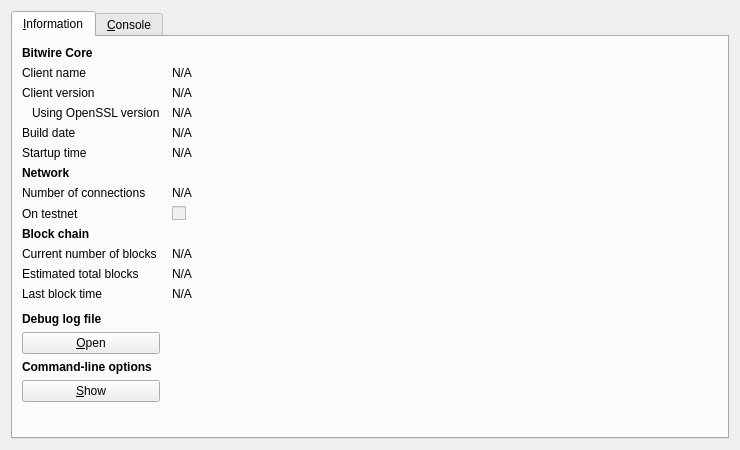
<?xml version="1.0" encoding="UTF-8"?>
<ui version="4.0">
 <class>RPCConsole</class>
 <widget class="QDialog" name="RPCConsole">
  <property name="geometry">
   <rect>
    <x>0</x>
    <y>0</y>
    <width>740</width>
    <height>450</height>
   </rect>
  </property>
  <property name="windowTitle">
   <string>Bitwire - Debug window</string>
  </property>
  <layout class="QVBoxLayout" name="verticalLayout_2">
   <item>
    <widget class="QTabWidget" name="tabWidget">
     <property name="currentIndex">
      <number>0</number>
     </property>
     <widget class="QWidget" name="tab_info">
      <attribute name="title">
       <string>&amp;Information</string>
      </attribute>
      <layout class="QGridLayout" name="gridLayout" columnstretch="0,1">
       <property name="horizontalSpacing">
        <number>12</number>
       </property>
       <item row="0" column="0">
        <widget class="QLabel" name="label_9">
         <property name="font">
          <font>
           <weight>75</weight>
           <bold>true</bold>
          </font>
         </property>
         <property name="text">
          <string>Bitwire Core</string>
         </property>
        </widget>
       </item>
       <item row="1" column="0">
        <widget class="QLabel" name="label_5">
         <property name="text">
          <string>Client name</string>
         </property>
        </widget>
       </item>
       <item row="1" column="1">
        <widget class="QLabel" name="clientName">
         <property name="cursor">
          <cursorShape>IBeamCursor</cursorShape>
         </property>
         <property name="text">
          <string>N/A</string>
         </property>
         <property name="textFormat">
          <enum>Qt::PlainText</enum>
         </property>
         <property name="textInteractionFlags">
          <set>Qt::LinksAccessibleByMouse|Qt::TextSelectableByKeyboard|Qt::TextSelectableByMouse</set>
         </property>
        </widget>
       </item>
       <item row="2" column="0">
        <widget class="QLabel" name="label_6">
         <property name="text">
          <string>Client version</string>
         </property>
        </widget>
       </item>
       <item row="2" column="1">
        <widget class="QLabel" name="clientVersion">
         <property name="cursor">
          <cursorShape>IBeamCursor</cursorShape>
         </property>
         <property name="text">
          <string>N/A</string>
         </property>
         <property name="textFormat">
          <enum>Qt::PlainText</enum>
         </property>
         <property name="textInteractionFlags">
          <set>Qt::LinksAccessibleByMouse|Qt::TextSelectableByKeyboard|Qt::TextSelectableByMouse</set>
         </property>
        </widget>
       </item>
       <item row="3" column="0">
        <widget class="QLabel" name="label_14">
         <property name="text">
          <string>Using OpenSSL version</string>
         </property>
         <property name="indent">
          <number>10</number>
         </property>
        </widget>
       </item>
       <item row="3" column="1">
        <widget class="QLabel" name="openSSLVersion">
         <property name="cursor">
          <cursorShape>IBeamCursor</cursorShape>
         </property>
         <property name="text">
          <string>N/A</string>
         </property>
         <property name="textFormat">
          <enum>Qt::PlainText</enum>
         </property>
         <property name="textInteractionFlags">
          <set>Qt::LinksAccessibleByMouse|Qt::TextSelectableByKeyboard|Qt::TextSelectableByMouse</set>
         </property>
        </widget>
       </item>
       <item row="4" column="0">
        <widget class="QLabel" name="label_12">
         <property name="text">
          <string>Build date</string>
         </property>
        </widget>
       </item>
       <item row="4" column="1">
        <widget class="QLabel" name="buildDate">
         <property name="cursor">
          <cursorShape>IBeamCursor</cursorShape>
         </property>
         <property name="text">
          <string>N/A</string>
         </property>
         <property name="textFormat">
          <enum>Qt::PlainText</enum>
         </property>
         <property name="textInteractionFlags">
          <set>Qt::LinksAccessibleByMouse|Qt::TextSelectableByKeyboard|Qt::TextSelectableByMouse</set>
         </property>
        </widget>
       </item>
       <item row="5" column="0">
        <widget class="QLabel" name="label_13">
         <property name="text">
          <string>Startup time</string>
         </property>
        </widget>
       </item>
       <item row="5" column="1">
        <widget class="QLabel" name="startupTime">
         <property name="cursor">
          <cursorShape>IBeamCursor</cursorShape>
         </property>
         <property name="text">
          <string>N/A</string>
         </property>
         <property name="textFormat">
          <enum>Qt::PlainText</enum>
         </property>
         <property name="textInteractionFlags">
          <set>Qt::LinksAccessibleByMouse|Qt::TextSelectableByKeyboard|Qt::TextSelectableByMouse</set>
         </property>
        </widget>
       </item>
       <item row="6" column="0">
        <widget class="QLabel" name="label_11">
         <property name="font">
          <font>
           <weight>75</weight>
           <bold>true</bold>
          </font>
         </property>
         <property name="text">
          <string>Network</string>
         </property>
        </widget>
       </item>
       <item row="7" column="0">
        <widget class="QLabel" name="label_7">
         <property name="text">
          <string>Number of connections</string>
         </property>
        </widget>
       </item>
       <item row="7" column="1">
        <widget class="QLabel" name="numberOfConnections">
         <property name="cursor">
          <cursorShape>IBeamCursor</cursorShape>
         </property>
         <property name="text">
          <string>N/A</string>
         </property>
         <property name="textFormat">
          <enum>Qt::PlainText</enum>
         </property>
         <property name="textInteractionFlags">
          <set>Qt::LinksAccessibleByMouse|Qt::TextSelectableByKeyboard|Qt::TextSelectableByMouse</set>
         </property>
        </widget>
       </item>
       <item row="8" column="0">
        <widget class="QLabel" name="label_8">
         <property name="text">
          <string>On testnet</string>
         </property>
        </widget>
       </item>
       <item row="8" column="1">
        <widget class="QCheckBox" name="isTestNet">
         <property name="enabled">
          <bool>false</bool>
         </property>
         <property name="text">
          <string/>
         </property>
        </widget>
       </item>
       <item row="9" column="0">
        <widget class="QLabel" name="label_10">
         <property name="font">
          <font>
           <weight>75</weight>
           <bold>true</bold>
          </font>
         </property>
         <property name="text">
          <string>Block chain</string>
         </property>
        </widget>
       </item>
       <item row="10" column="0">
        <widget class="QLabel" name="label_3">
         <property name="text">
          <string>Current number of blocks</string>
         </property>
        </widget>
       </item>
       <item row="10" column="1">
        <widget class="QLabel" name="numberOfBlocks">
         <property name="cursor">
          <cursorShape>IBeamCursor</cursorShape>
         </property>
         <property name="text">
          <string>N/A</string>
         </property>
         <property name="textFormat">
          <enum>Qt::PlainText</enum>
         </property>
         <property name="textInteractionFlags">
          <set>Qt::LinksAccessibleByMouse|Qt::TextSelectableByKeyboard|Qt::TextSelectableByMouse</set>
         </property>
        </widget>
       </item>
       <item row="11" column="0">
        <widget class="QLabel" name="label_4">
         <property name="text">
          <string>Estimated total blocks</string>
         </property>
        </widget>
       </item>
       <item row="11" column="1">
        <widget class="QLabel" name="totalBlocks">
         <property name="cursor">
          <cursorShape>IBeamCursor</cursorShape>
         </property>
         <property name="text">
          <string>N/A</string>
         </property>
         <property name="textFormat">
          <enum>Qt::PlainText</enum>
         </property>
         <property name="textInteractionFlags">
          <set>Qt::LinksAccessibleByMouse|Qt::TextSelectableByKeyboard|Qt::TextSelectableByMouse</set>
         </property>
        </widget>
       </item>
       <item row="12" column="0">
        <widget class="QLabel" name="label_2">
         <property name="text">
          <string>Last block time</string>
         </property>
        </widget>
       </item>
       <item row="12" column="1">
        <widget class="QLabel" name="lastBlockTime">
         <property name="cursor">
          <cursorShape>IBeamCursor</cursorShape>
         </property>
         <property name="text">
          <string>N/A</string>
         </property>
         <property name="textFormat">
          <enum>Qt::PlainText</enum>
         </property>
         <property name="textInteractionFlags">
          <set>Qt::LinksAccessibleByMouse|Qt::TextSelectableByKeyboard|Qt::TextSelectableByMouse</set>
         </property>
        </widget>
       </item>
       <item row="13" column="0">
        <spacer name="verticalSpacer_2">
         <property name="orientation">
          <enum>Qt::Vertical</enum>
         </property>
         <property name="sizeHint" stdset="0">
          <size>
           <width>20</width>
           <height>20</height>
          </size>
         </property>
        </spacer>
       </item>
       <item row="14" column="0">
        <widget class="QLabel" name="labelDebugLogfile">
         <property name="font">
          <font>
           <weight>75</weight>
           <bold>true</bold>
          </font>
         </property>
         <property name="text">
          <string>Debug log file</string>
         </property>
        </widget>
       </item>
       <item row="15" column="0">
        <widget class="QPushButton" name="openDebugLogfileButton">
         <property name="toolTip">
          <string>Open the Bitwire debug log file from the current data directory. This can take a few seconds for large log files.</string>
         </property>
         <property name="text">
          <string>&amp;Open</string>
         </property>
         <property name="autoDefault">
          <bool>false</bool>
         </property>
        </widget>
       </item>
       <item row="16" column="0">
        <widget class="QLabel" name="labelCLOptions">
         <property name="font">
          <font>
           <weight>75</weight>
           <bold>true</bold>
          </font>
         </property>
         <property name="text">
          <string>Command-line options</string>
         </property>
        </widget>
       </item>
       <item row="17" column="0">
        <widget class="QPushButton" name="showCLOptionsButton">
         <property name="toolTip">
          <string>Show the Bitwire-Qt help message to get a list with possible Bitwire command-line options.</string>
         </property>
         <property name="text">
          <string>&amp;Show</string>
         </property>
         <property name="autoDefault">
          <bool>false</bool>
         </property>
        </widget>
       </item>
       <item row="18" column="0">
        <spacer name="verticalSpacer">
         <property name="orientation">
          <enum>Qt::Vertical</enum>
         </property>
         <property name="sizeHint" stdset="0">
          <size>
           <width>20</width>
           <height>40</height>
          </size>
         </property>
        </spacer>
       </item>
      </layout>
     </widget>
     <widget class="QWidget" name="tab_console">
      <attribute name="title">
       <string>&amp;Console</string>
      </attribute>
      <layout class="QVBoxLayout" name="verticalLayout_3">
       <property name="spacing">
        <number>3</number>
       </property>
       <item>
        <widget class="QTextEdit" name="messagesWidget">
         <property name="minimumSize">
          <size>
           <width>0</width>
           <height>100</height>
          </size>
         </property>
         <property name="readOnly">
          <bool>true</bool>
         </property>
         <property name="tabKeyNavigation" stdset="0">
          <bool>false</bool>
         </property>
         <property name="columnCount" stdset="0">
          <number>2</number>
         </property>
        </widget>
       </item>
       <item>
        <layout class="QHBoxLayout" name="horizontalLayout">
         <property name="spacing">
          <number>3</number>
         </property>
         <item>
          <widget class="QLabel" name="label">
           <property name="text">
            <string notr="true">&gt;</string>
           </property>
          </widget>
         </item>
         <item>
          <widget class="QLineEdit" name="lineEdit"/>
         </item>
         <item>
          <widget class="QPushButton" name="clearButton">
           <property name="maximumSize">
            <size>
             <width>24</width>
             <height>24</height>
            </size>
           </property>
           <property name="toolTip">
            <string>Clear console</string>
           </property>
           <property name="text">
            <string/>
           </property>
           <property name="icon">
            <iconset resource="../bitcoin.qrc">
             <normaloff>:/icons/remove</normaloff>:/icons/remove</iconset>
           </property>
           <property name="shortcut">
            <string notr="true">Ctrl+L</string>
           </property>
           <property name="autoDefault">
            <bool>false</bool>
           </property>
          </widget>
         </item>
        </layout>
       </item>
      </layout>
     </widget>
    </widget>
   </item>
  </layout>
 </widget>
 <resources>
  <include location="../bitcoin.qrc"/>
 </resources>
 <connections/>
</ui>
